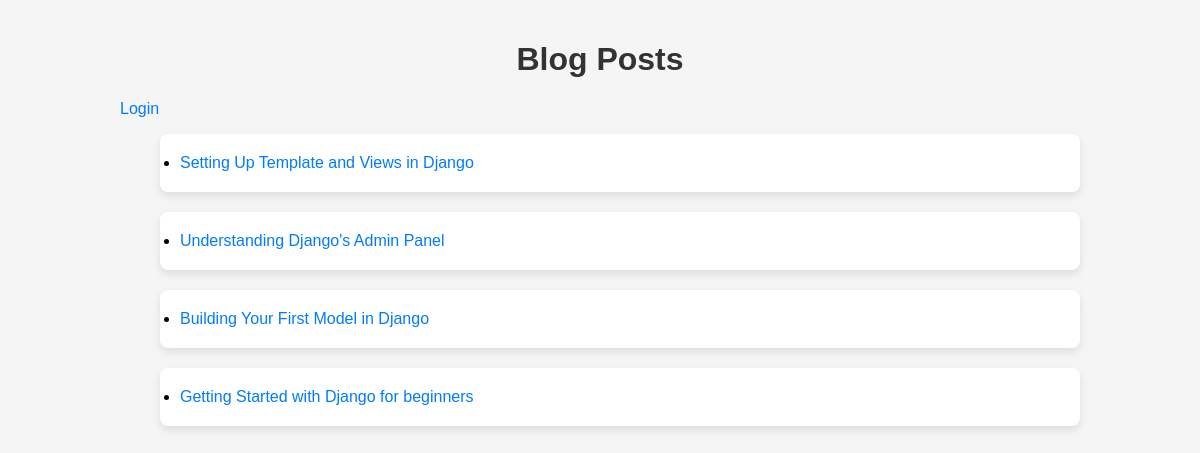
The app's page /, older data.
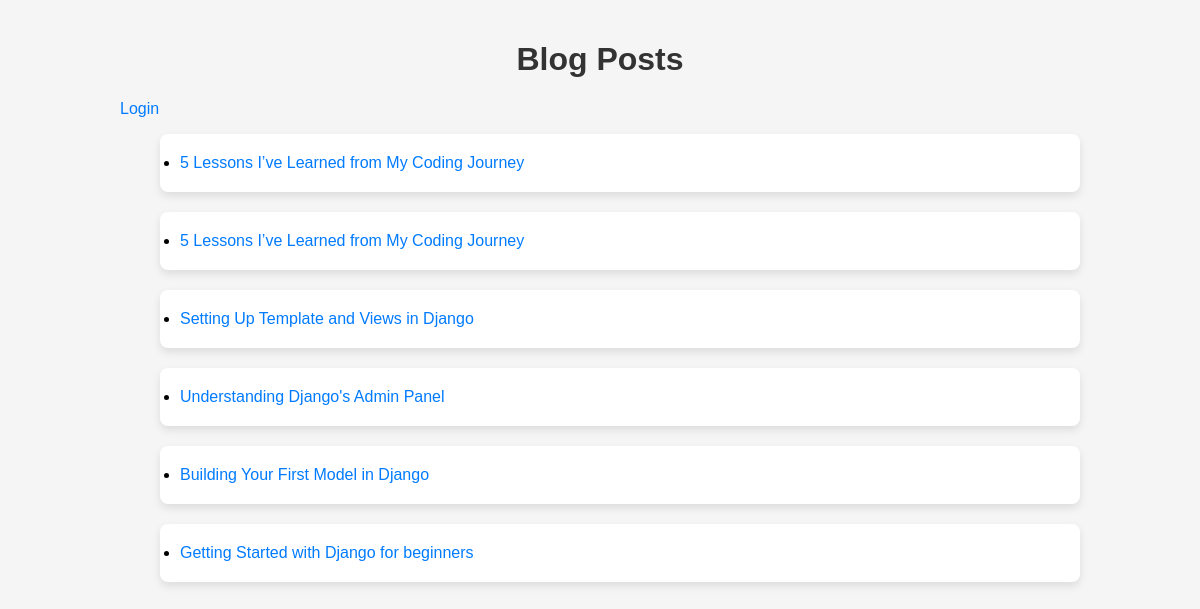
The same page, newer data.
### blog/models.py (models this page shows, shortened)
class Post(models.Model):
    title = models.CharField(max_length=200)                   # Title of the blog post
    content = models.TextField()                               # Content of the post
    author = models.ForeignKey(User, on_delete=models.CASCADE) # Author of the post
    created_at = models.DateTimeField(default=timezone.now)    # Creation date and time
    updated_at = models.DateTimeField(auto_now=True)           # Date and time of the last update

### blog/views.py (the view)
# urls.py: path('', views.post_list, name='post_list'),
def post_list(request):
    posts = Post.objects.all().order_by('-created_at')  # Ordering posts by creation date, newest first
    return render(request, 'blog/post_list.html', {'posts': posts})

### blog/templates/blog/post_list.html (shortened to what this page needs)
{% load static %}
<html lang="en">
<head>
    <link rel="stylesheet" href="{% static 'blog/styles.css' %}">
</head>
<body>
    <div class="container">
        <h1>Blog Posts</h1>
        {% if user.is_authenticated %}
        <a href="{% url 'create_post' %}">Create New Post</a>
        <a href="{% url 'logout' %}">Logout</a>
        {% else %}
        <a href="{% url 'login' %}">Login</a>
        {% endif %}
        <ul>
            {% for post in posts %}
            <div class="post">
                <li>
                    <a href="{% url 'post_detail' post_id=post.id %}">{{ post.title }}</a>
                </li>
            </div>
            {% endfor %}
        </ul>
    </div>
</body>
</html>

Row changes from the older to the newer data that the page shows:
added Post: title "5 Lessons I’ve Learned from My Coding Journey"
added Post: title "5 Lessons I’ve Learned from My Coding Journey"
